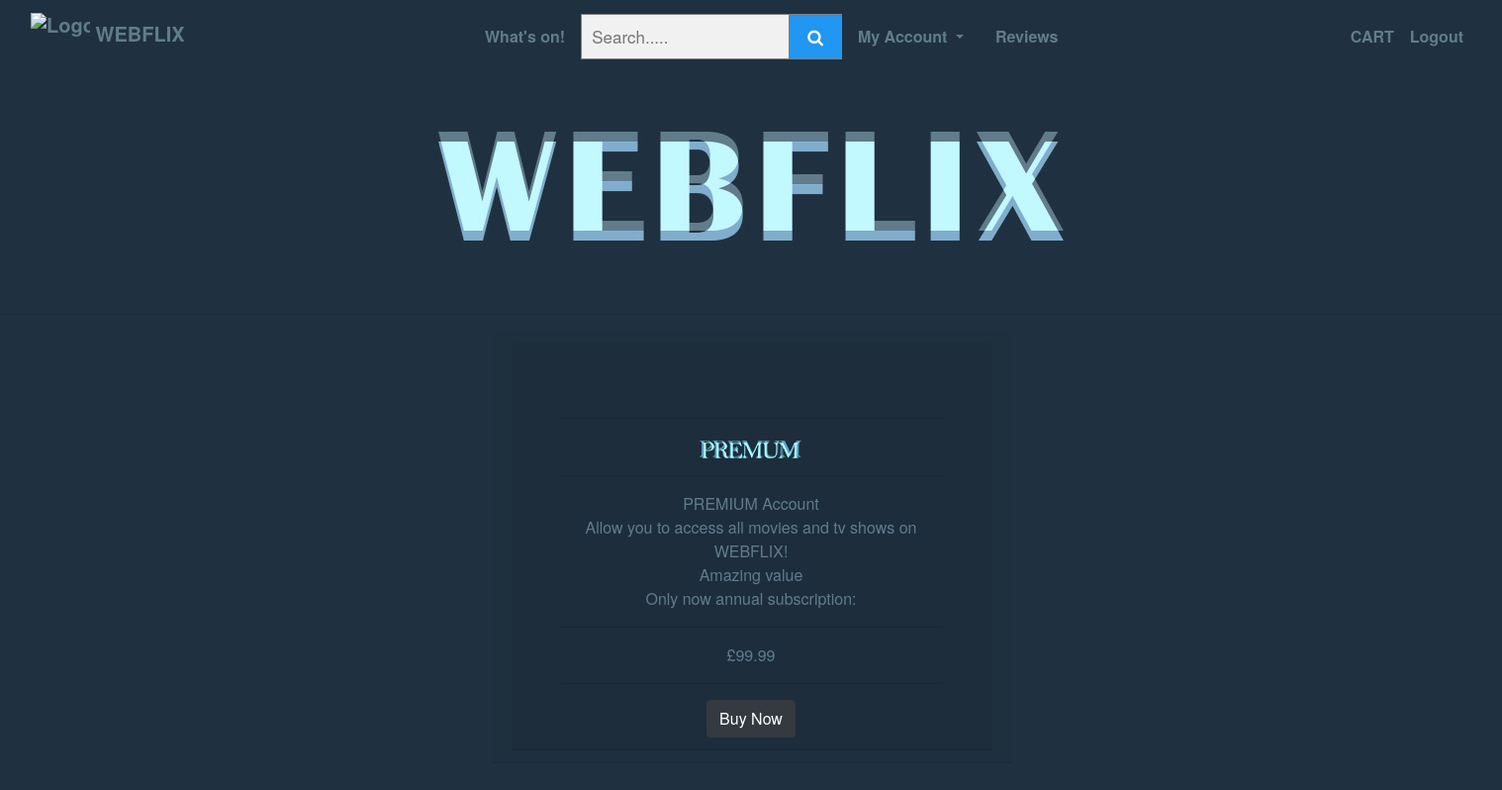
The app's page /webflix/cart_index.php (signed in) with its own data.
### tables this page shows
CREATE TABLE IF NOT EXISTS `prices` (
  `id` int(11) DEFAULT NULL,
  `type` varchar(255) DEFAULT NULL,
  `price` varchar(255) DEFAULT NULL,
  `image` varchar(255) DEFAULT NULL
);

### webflix/cart_index.php (the view, shortened to what this page needs)
<?php
require ( 'connect_db.php' ) ;
echo'<hr> <div class="container text-center">
 <div class ="row" >
	<div class="col align-self-center">
	<div class = "col-md-6 offset-md-3"  >
	<div class="card-header">
	<div class="text-center">
	<div class = "card-header">';
?>
<br>
<?php
$result = mysqli_query($link,"SELECT * FROM `prices`");
while($row = mysqli_fetch_assoc($result)){
    echo "<br>
	<div class = 'container'>
<div class='col align-self-center'>
    <form method='post' action=''>
    <input type='hidden' name='code' value=".$row['id']." />
	<hr>
    <div class='image'><img src='".$row['image']."' /></div>
	<hr>
    <div class='name'>".$row['type']." Account <br> Allow you to access all movies and tv shows on WEBFLIX!
	<br>Amazing value<br>
	Only now annual subscription:</div>
	<hr>
    <div class='price'>£".$row['price']."</div>
	<hr>
    <button type='submit' class='btn btn-dark'>Buy Now</button>
    </form></div></div></div>
    ";
        }
?>
</div>
</div>

### records on screen
prices: image (picture), type "PREMIUM", price "99.99"
